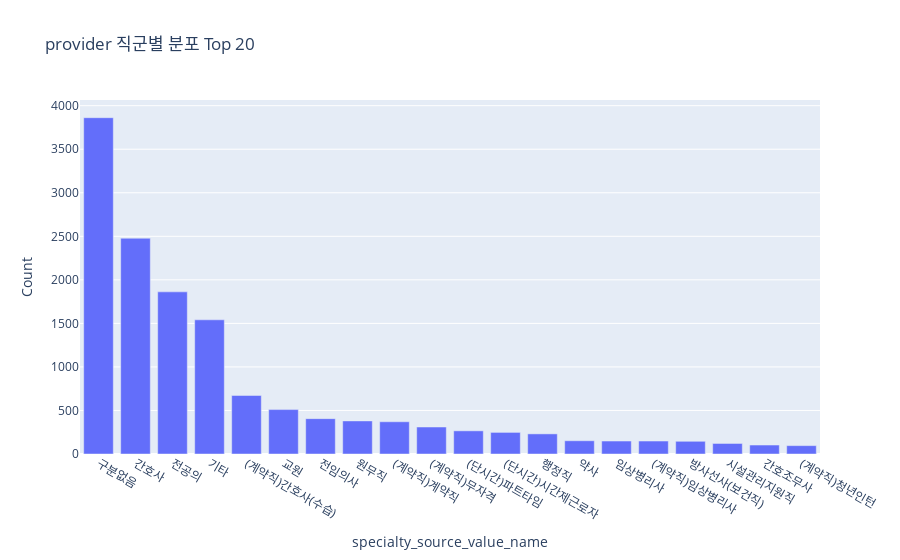

The code cell stored with this chart in its notebook:
### Markdown cell above
provider 직군 분포 조사

### Code cell
table_name = "provider"
provider = pd.read_csv(os.path.join(cdm_path, table_name + ".csv"))
provider = provider.groupby("specialty_source_value_name").size()
provider = provider.sort_values(ascending=False)

provider=provider[:20]
fig = go.Figure(
    # Data 입력
    data = [go.Bar(x = provider.index, y=provider.values)]
)
fig.update_layout(title_text='provider 직군별 분포 Top 20', xaxis_title='specialty_source_value_name', yaxis_title='Count')

# 그래프 표시
fig.show()

### Figure 1 — Plotly figure (JSON) as saved in the notebook; plotly's stock layout.template omitted (floating-point values rounded to 4 significant figures)
{"data": [{"type": "bar", "x": ["구분없음", "간호사", "전공의", "기타", "(계약직)간호사(수습)", "교원", "전임의사", "원무직", "(계약직)계약직", "(계약직)무자격", "(단시간)파트타임", "(단시간)시간제근로자", "행정직", "약사", "임상병리사", "(계약직)임상병리사", "방사선사(보건직)", "시설관리지원직", "간호조무사", "(계약직)청년인턴"], "y": [3862, 2478, 1862, 1541, 672, 510, 406, 380, 370, 310, 266, 248, 231, 152, 149, 149, 146, 121, 103, 96]}], "layout": {"title": {"text": "provider 직군별 분포 Top 20"}, "xaxis": {"title": {"text": "specialty_source_value_name"}}, "yaxis": {"title": {"text": "Count"}}}}
